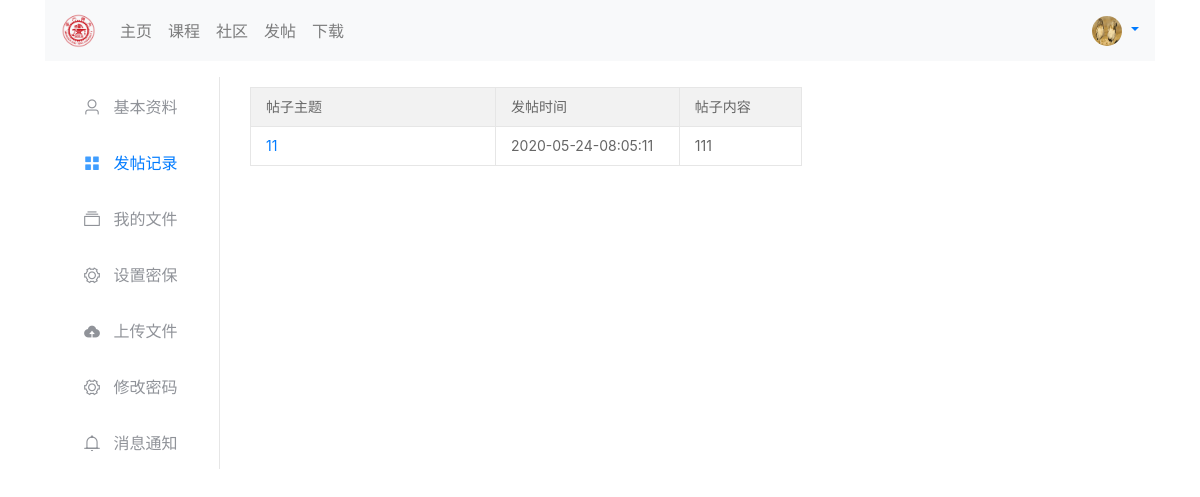
The page /user/history/ (signed in) on the database as committed earlier.
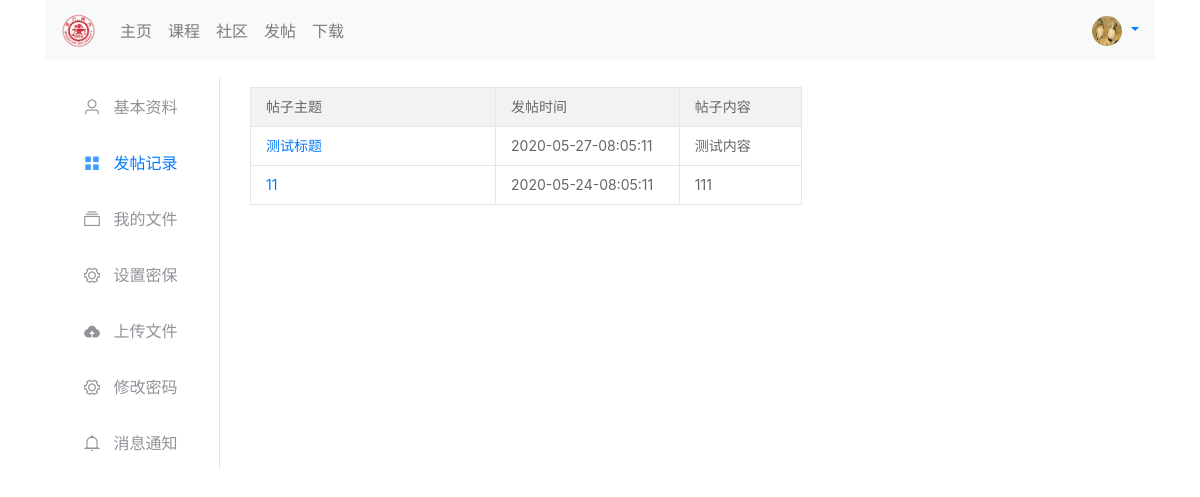
The same page on the database as committed later.
### user/models.py (models this page shows, shortened)
class User(models.Model):
    user = models.OneToOneField(AuthUser, on_delete=models.CASCADE)  # 与django自带的User进行连接
    sex = models.BooleanField(default=True, blank=True, null=True)  # 性别 男 -> True
    profile = models.CharField(max_length=100, null=True, blank=True)  # 头像路径  可以为空
    academy = models.CharField(max_length=40, null=True, blank=True)  # 学院名  可以为空
    grade = models.CharField(choices=GRADES, max_length=30, default="UN", blank=True, null=True)  # 年级
    question = models.CharField(max_length=200, null=True, blank=True)  # 密保问题
    answer = models.CharField(max_length=200, null=True, blank=True)  # 答案

### post/models.py (models this page shows, shortened)
class Post(models.Model):
    topic = models.CharField(max_length=100)  # 发帖主题
    counter = models.IntegerField()  # 浏览次数
    author_user_id = models.IntegerField()  # 发贴用户的id
    content = models.TextField()  # 帖子的内容
    created_time = models.DateTimeField(default=timezone.now)  # 发表的时间
    course = models.CharField(max_length=100)  # 所属课程
    class Meta:
        ordering = ("-created_time", )

### user/views.py (the view)
# urls.py: path("history/", history, name="history"),  # 发帖记录
@login_required()
def history(request):
    post_histories = Post.objects.filter(author_user_id=request.user.id)  # 发帖的记录
    if post_histories.exists():
        per_page_num = 10  # 每一页的记录数
        p = Paginator(post_histories, per_page_num)  # 分页对象
        total = ceil(post_histories.count() / per_page_num) * 10  # 总共页数， *10 是为了适应在layui中的显示(count变量)
        curr_page = 1  # 默认的时候指定的是第一页
        data = []
        if request.GET.get("page"):  # 如果url中含有参数page，那么指定其页数 (?page=num)
            curr_page = request.GET.get("page")
        page = p.page(curr_page)  # 获取当前页面的信息
        if page:
            for post in page:
                if len(post.content) < 10:
                    content = post.content
                else:
                    content = post.content[0:8] + '...'
                data.append(
                    {"id": post.id, "topic": post.topic, "created_time": post.created_time, "content": content}
                )
        else:
            data = None
            total = 0
            curr_page = 1
    else:
        data = None
        total = 0
        curr_page = 1
    return render(request, 'user/history.html',
                  context={"post_histories": data, "total": total, "curr_page": curr_page})

### community/templatetags/user_related.py (called while the page is built)
@register.filter(name="getProfileFromAuthId")
def get_profile_from_auth_id(value):
    try:
        return User.objects.get(user_id=value).profile
    except:
        return None

### templates/user/history.html (shortened to what this page needs)
{% extends 'user/base.html' %}
{% block detail %}
    <div style="min-height: 470px; max-height: 470px">
        {% if post_histories %}
            <table class="layui-table ">
                <colgroup>
                    <col width="200">
                    <col width="150">
                    <col width="100">
                    <col width="200">
                    <col width="100">
                    <col>
                </colgroup>
                <thead>
                <tr style="text-align: center">
                    <th>帖子主题</th>
                    <th>发帖时间</th>
                    <th>帖子内容</th>
                </tr>
                </thead>
                <tbody>
                {% for post in post_histories %}
                    <tr>
                        <td><a href="/community/post/{{ post.id }}">
                            {{ post.topic }}</a></td>
                        <td>{{ post.created_time | date:'Y-m-d-h:m:s' }}</td>
                        <td>{{ post.content |safe }}</td>
                    </tr>
                {% endfor %}
                </tbody>
            </table>
        {% endif %}
    </div>
{% endblock %}

### templates/user/base.html (shortened to what this page needs)
{% extends "base.html" %}
{% load static %}
    {% block forward_dependecies %}
        <link rel="stylesheet" href="{% static 'css/element.css' %}">
    {% endblock %}
{% block content %}
    <div class="container">
        <div class="row mt-3">
            <div class="col-2">
                <ul role="menubar" class="el-menu-vertical-demo el-menu">
                    {% url 'user:profile' as profile_url %}
                    {% if request.path == profile_url %}
                        <li class="el-menu-item is-active" style="padding-left: 20px;">
                        <span style="font-size: 16px"><i class="el-icon-user"></i>
                            <a class="card-link" href="{% url 'user:profile' %}">基本资料</a>
                            </span>
                            {% else %}
                        <li class="el-menu-item" style="padding-left: 20px;">
                        <span style="font-size: 16px"><i class="el-icon-user"></i>
                            <a class="card-link" style="color: #909399" href="{% url 'user:profile' %}">基本资料</a>
                            </span>
                    {% endif %}
                    </li>
                    {% url 'user:history' as history %}
                    {% if request.path == history %}
                        <li class="el-menu-item is-active" style="padding-left: 20px;">
                         <span style="font-size: 16px"> <i class="el-icon-menu"></i>
                            <a class="card-link" href="{% url 'user:history' %}">发帖记录</a>
                        </span>
                            {% else %}
                        <li class="el-menu-item" style="padding-left: 20px;">
                        <span style="font-size: 16px"> <i class="el-icon-menu"></i>
                            <a class="card-link" style="color: #909399" href="{% url 'user:history' %}">发帖记录</a>
                        </span>
                    {% endif %}
                    </li>
                    {% url 'user:file' as file %}
                    {% if request.path == file %}
                        <li class="el-menu-item is-active" style="padding-left: 20px;">
                         <span style="font-size: 16px">     <i class="el-icon-files"></i>
                            <a class="card-link" href="{% url 'user:file' %}">我的文件</a>
                        </span></li>
                            {% else %}
                        <li class="el-menu-item " style="padding-left: 20px;">
                         <span style="font-size: 16px">     <i class="el-icon-files"></i>
                            <a class="card-link" style="color: #909399" href="{% url 'user:file' %}">我的文件</a>
                        </span></li>
                    {% endif %}
                    {% url 'user:setquestion' as setquestion %}
                        {% if request.path ==  setquestion %}
                        <li class="el-menu-item is-active" style="padding-left: 20px;">
                         <span style="font-size: 16px"> <i class="el-icon-setting"></i>
                            <a class="card-link" href="{% url 'user:setquestion' %}">设置密保</a>
                       </span></li>
                            {% else %}
                        <li class="el-menu-item " style="padding-left: 20px;">
                         <span style="font-size: 16px"> <i class="el-icon-setting"></i>
                            <a class="card-link" style="color: #909399" href="{% url 'user:setquestion' %}">设置密保</a>
                       </span></li>
                    {% endif %}
                {% url 'user:upload' as upload %}
                    {% if request.path == upload %}
                        <li class="el-menu-item is-active" style="padding-left: 20px;">
                         <span style="font-size: 16px">     <i class="el-icon-upload"></i>
                            <a class="card-link" href="{% url 'user:upload' %}">上传文件</a>
                        </span></li>
                            {% else %}
                        <li class="el-menu-item " style="padding-left: 20px;">
                         <span style="font-size: 16px">     <i class="el-icon-upload"></i>
                            <a class="card-link" style="color: #909399" href="{% url 'user:upload' %}">上传文件</a>
                        </span></li>
                    {% endif %}
                    {% url 'user:resetpwd' as resetpwd %}
                    {% if request.path ==  resetpwd %}
                        <li class="el-menu-item is-active" style="padding-left: 20px;">
                         <span style="font-size: 16px"> <i class="el-icon-setting"></i>
                            <a class="card-link" href="{% url 'user:resetpwd' %}">修改密码</a>
                       </span></li>
                            {% else %}
                        <li class="el-menu-item " style="padding-left: 20px;">
                         <span style="font-size: 16px"> <i class="el-icon-setting"></i>
                            <a class="card-link" style="color: #909399" href="{% url 'user:resetpwd' %}">修改密码</a>
                       </span></li>
                    {% endif %}
                    {% url 'user:notice' as notice %}
                    {% if request.path ==  notice %}
                        <li class="el-menu-item is-active" style="padding-left: 20px;">
                         <span style="font-size: 16px"> <i class="el-icon-bell"></i>
                            <a class="card-link" href="{% url 'user:notice' %}">消息通知</a>
                       </span></li>
                            {% else %}
                        <li class="el-menu-item " style="padding-left: 20px;">
                         <span style="font-size: 16px"> <i class="el-icon-bell"></i>
                            <a class="card-link" style="color: #909399" href="{% url 'user:notice' %}">消息通知</a>
                       </span></li>
                    {% endif %}
                </ul>
            </div>
            <div class="col-10">
                {% block detail %}
                {% endblock %}
            </div>
        </div>
    </div>
{% endblock %}

### templates/base.html (shortened to what this page needs)
<!DOCTYPE html>
<html lang="en">
<head>
    {% load static %}
    <link rel="stylesheet" href="{% static 'layui/css/layui.css' %}">
    <link rel="stylesheet" href="{% static 'css/bootstrap.min.css' %}">
    {% block forward_dependecies %}{% endblock %}
</head>
<body>
<div class="container">
    <nav class="navbar navbar-expand-sm navbar-light bg-light">
        <a class="navbar-brand mr-2" href="/">
            <img class="rounded-circle mr-2" style="height: 35px" src="{% static 'images/sjtu.png' %}"
                 alt="navbar-brand"/>
        </a>
        <div class="collapse navbar-collapse">
            <ul class="navbar-nav mr-auto">
                <li class="nav-item">
                    {% if request.path == '/' %}
                        <a class="nav-link active" style="color: #007fff;" href="{% url 'home:index' %}">主页</a>
                    {% else %}
                        <a class="nav-link" href="{% url 'home:index' %}">主页</a>
                    {% endif %}
                </li>
                <li class="nav-item">
                    {% if request.path == '/course/' %}
                        <a class="nav-link active" style="color: #007fff;" href="{% url 'course:index' %}">课程</a>
                    {% else %}
                        <a class="nav-link" href="{% url 'course:index' %}">课程</a>
                    {% endif %}
                </li>
                <li class="nav-item">
                    {% if request.path == '/community/' %}
                        <a class="nav-link active" style="color: #007fff;" href="{% url 'community:index' %}">社区</a>
                    {% else %}
                        <a class="nav-link" href="{% url 'community:index' %}">社区</a>
                    {% endif %}
                </li>
                <li class="nav-item">
                    {% if request.path == '/post/' %}
                        <a class="nav-link active" style="color: #007fff;" href="{% url 'post:index' %}">发帖</a>
                    {% else %}
                        <a class="nav-link" href="{% url 'post:index' %}">发帖</a>
                    {% endif %}
                </li>
                <li class="nav-item">
                    {% if request.path == '/download/' %}
                        <a class="nav-link active" style="color: #007fff;" href="/download">下载</a>
                    {% else %}
                        <a class="nav-link" href="/download/">下载</a>
                    {% endif %}
                </li>
            </ul>
            {% if request.user.is_authenticated %}
                <div class="form-inline">
                    <div class="nav-item dropdown">
                        <a class="nav-link dropdown-toggle ml-0 p-0 m-0" href="javascript:void(0);"
                           data-toggle="dropdown"
                           aria-haspopup="true"
                           aria-expanded="false">
                            {% load user_related %}
                            {% if request.user.id|getProfileFromAuthId %}
                                <img class="rounded-circle " style="width: 30px;height:30px"
                                     src="{{ request.user.id|getProfileFromAuthId }}" alt="profile"
                                     title="{{ request.user.username }}"/>
                            {% endif %}
                        </a>
                    </div>
                </div>
            {% else %}
                <a class="nav-link nav-item mr-2 p-0" href="{% url 'user:login' %}">登录</a>
                <a class="nav-link nav-item mr-2 p-0" href="{% url 'user:signup' %}">注册</a>
            {% endif %}
        </div>
    </nav>
    {% block content %}{% endblock %}
</div>
</body>
</html>

### static/layui/css/layui.css (style rules this page uses)
.layui-inline,img { display:inline-block;vertical-align:middle }
.layui-btn,.layui-edge,.layui-inline,img { vertical-align:middle }
blockquote,body,button,dd,div,dl,dt,form,h1,h2,h3,h4,h5,h6,input,li,ol,p,pre,td,textarea,th,ul { margin:0;padding:0;-webkit-tap-highlight-color:rgba(0,0,0,0) }
img { border:none }
li { list-style:none }
table { border-collapse:collapse;border-spacing:0 }
body { line-height:24px;font:14px Helvetica Neue,Helvetica,PingFang SC,Tahoma,Arial,sans-serif }
a { color:#333;text-decoration:none }
.layui-table,.layui-table-view { margin:10px 0 }
.layui-table { width:100%;background-color:#fff;color:#666 }
.layui-table tr { transition:all .3s;-webkit-transition:all .3s }
.layui-table th { text-align:left;font-weight:400 }
.layui-table tbody tr:hover,.layui-table thead tr,.layui-table-click,.layui-table-header,.layui-table-hover,.layui-table-mend,.layui-table-patch,.layui-table-tool,.layui-table-total,.layui-table-total tr,.layui-table[lay-even] tr:nth-child(even) { background-color:#f2f2f2 }
.layui-table td,.layui-table th,.layui-table-col-set,.layui-table-fixed-r,.layui-table-grid-down,.layui-table-header,.layui-table-page,.layui-table-tips-main,.layui-table-tool,.layui-table-total,.layui-table-view,.layui-table[lay-skin=line],.layui-table[lay-skin=row] { border-width:1px;border-style:solid;border-color:#e6e6e6 }
.layui-table td,.layui-table th { position:relative;padding:9px 15px;min-height:20px;line-height:20px;font-size:14px }

### templates/base.html (style rules this page uses)
body .container { min-width: 1140px; }
a { text-decoration: none; }

Rows that differ between the two databases and show on the page:
added Post: topic "测试标题", created_time "2020-05-27-08:05:11", content "测试内容"
